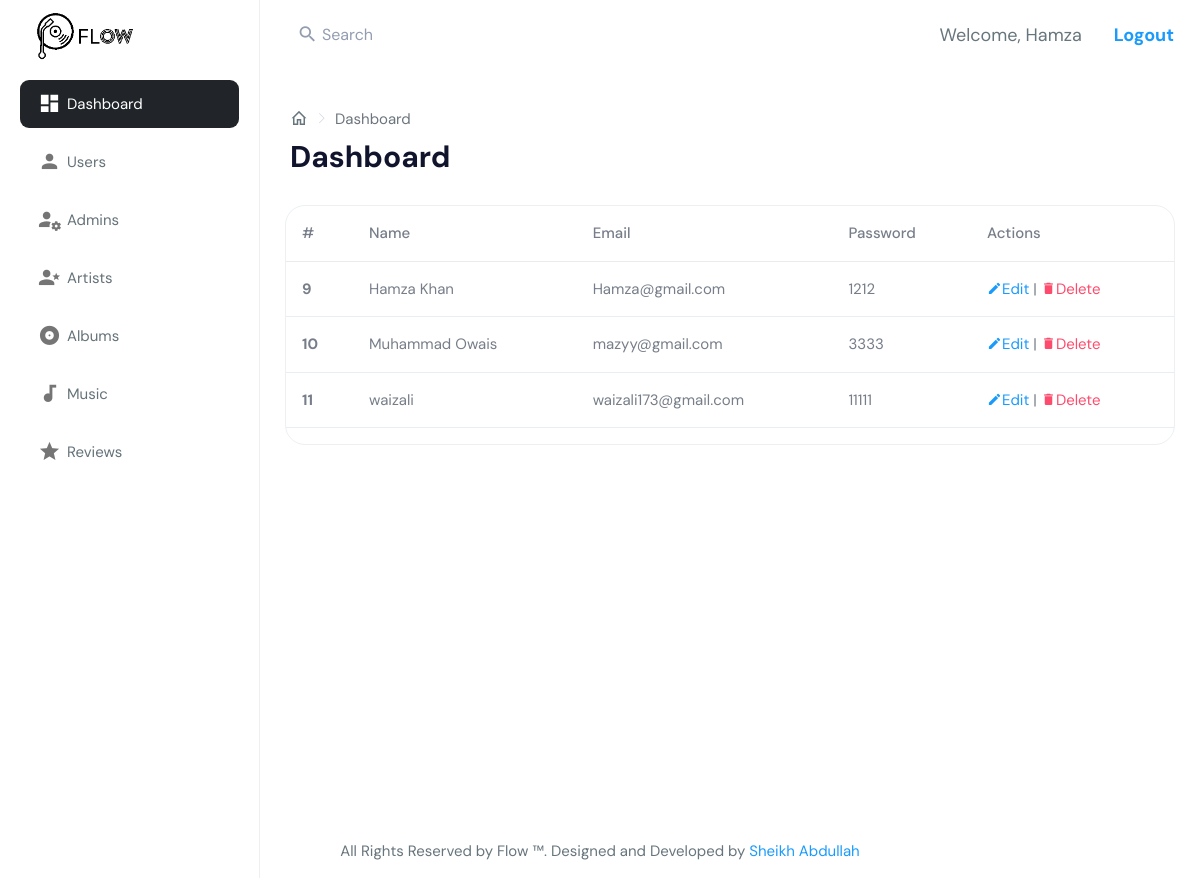
The app's page /admin/users/index.php (signed in) with its own data.
### tables this page shows
CREATE TABLE `users` (
  `user_id` int(11) NOT NULL,
  `user_name` varchar(50) NOT NULL,
  `user_email` varchar(50) NOT NULL,
  `user_password` varchar(50) NOT NULL,
  `user_img` mediumblob DEFAULT NULL
);

### helpers/database.php (called while the page is built, shortened)
<?php
  class Database
  {
    public $conn;
    function __construct()
    {
      $this->conn = mysqli_connect("localhost", "root", "", "flow");
    }
    public function select($table, $cols, $conds="")
    {
      $query = "SELECT $cols FROM $table";
      $this->res = mysqli_query($this->conn, $query);
    }
  }
?>

### admin/users/index.php (the view, shortened to what this page needs)
<?php
  include $_SERVER['DOCUMENT_ROOT'].'/flow/helpers/database.php';
  $db = new Database();
  $db->select('users', '*');
  $users = $db->res;
?>
<!DOCTYPE html>
<html dir="ltr" lang="en">
<head>
    <?php include $_SERVER['DOCUMENT_ROOT'].'/flow/admin/components/headtag.php' ?>
</head>
<body>
    <?php include $_SERVER['DOCUMENT_ROOT'].'/flow/admin/components/navbar.php' ?>
    <?php include $_SERVER['DOCUMENT_ROOT'].'/flow/admin/components/sidebar.php' ?>
    <div class="page-wrapper">
      <?php include $_SERVER['DOCUMENT_ROOT'].'/flow/admin/components/breadcrumb.php' ?>
      <div class="container-fluid py-0">
                <div class="row">
                    <div class="col-12">
                        <div class="card">
                            <div class="card-body p-0">
                            <div class="table-responsive">
                                    <table class="table">
                                        <thead>
                                            <tr>
                                                <th scope="col">#</th>
                                                <th scope="col">Name</th>
                                                <th scope="col">Email</th>
                                                <th scope="col">Password</th>
                                                <th scope="col">Actions</th>
                                            </tr>
                                        </thead>
                                        <tbody>
                                          <?php
                                            while ($row = mysqli_fetch_assoc($users)) {
                                          ?>
                                            <tr>
                                                <th scope="row"><?php echo $row['user_id'] ?></th>
                                                <td><?php echo $row['user_name'] ?></td>
                                                <td><?php echo $row['user_email'] ?></td>
                                                <td><?php echo $row['user_password'] ?></td>
                                                <td>
                                                    <a href="./edit.php?id=<?php echo $row['user_id'] ?>" class="text-info"><i class="mdi mdi-pencil"></i>Edit</a> |
                                                    <i class="mdi mdi-delete text-danger fst-normal" role="button" data-bs-toggle="modal" data-bs-target="#exampleModal<?php echo $row['user_id']?>">Delete</i>
                                                </td>
                                            </tr>
                                          <?php } ?>
                                        </tbody>
                                    </table>
                                </div>
                            </div>
                            </div>
                        </div>
                    </div>
                </div>
            </div>
    </div>
    <?php include $_SERVER['DOCUMENT_ROOT'].'/flow/admin/components/footer.php' ?>
</body>
</html>

### admin/components/headtag.php (shortened to what this page needs)
<link href="http://<?php echo $_SERVER['SERVER_NAME'].":".$_SERVER['SERVER_PORT']?>/flow/admin/assets/libs/chartist/dist/chartist.min.css" rel="stylesheet">
<link href="http://<?php echo $_SERVER['SERVER_NAME'].":".$_SERVER['SERVER_PORT']?>/flow/admin/assets/libs/chartist-plugin-tooltips/dist/chartist-plugin-tooltip.css" rel="stylesheet">
<link href="http://<?php echo $_SERVER['SERVER_NAME'].":".$_SERVER['SERVER_PORT']?>/flow/admin/dist/css/style.min.css" rel="stylesheet">
<link href="http://<?php echo $_SERVER['SERVER_NAME'].":".$_SERVER['SERVER_PORT']?>/flow/dist/css/custom.css" rel="stylesheet">

### admin/components/navbar.php (shortened to what this page needs)
<div id="main-wrapper" data-layout="vertical" data-navbarbg="skin5" data-sidebartype="full"
    data-sidebar-position="absolute" data-header-position="absolute" data-boxed-layout="full">
<header class="topbar" data-navbarbg="skin6">
  <nav class="navbar top-navbar navbar-expand-md navbar-light">
    <div class="navbar-header" data-logobg="skin6">
        <a class="navbar-brand" href="http://<?php echo $_SERVER['SERVER_NAME'].":".$_SERVER['SERVER_PORT']?>/flow/admin/index.php">
            <b class="logo-icon">
                <img src="http://<?php echo $_SERVER['SERVER_NAME'].":".$_SERVER['SERVER_PORT']?>/flow/dist/img/core-img/flow-dark.png" width="100px" alt="homepage" class="dark-logo" />
            </b>
        </a>
    </div>
    <div class="navbar-collapse collapse" id="navbarSupportedContent" data-navbarbg="skin5">
        <ul class="navbar-nav float-start me-auto">
            <li class="nav-item search-box"> <a class="nav-link waves-effect waves-dark"
                    href="javascript:void(0)"><i class="mdi mdi-magnify me-1"></i> <span class="font-16">Search</span></a>
            </li>
        </ul>
        <ul class="navbar-nav float-end">
            <li class="nav-item d-flex align-items-center mx-3 fs-4">
                Welcome, <?php echo $_SESSION['admin'] ?>
            </li>
            <li class="nav-item d-flex align-items-center mx-3 fs-4">
               <a href="http://<?php echo $_SERVER['SERVER_NAME'].":".$_SERVER['SERVER_PORT']?>/flow/helpers/logout.php"><b>Logout</b></a>
            </li>
        </ul>
    </div>
  </nav>
</header>

### admin/components/sidebar.php (shortened to what this page needs)
<aside class="left-sidebar" data-sidebarbg="skin6">
    <div class="scroll-sidebar">
        <nav class="sidebar-nav">
            <ul id="sidebarnav">
                <li class="sidebar-item" id="sidebar-item-0">
                    <a class="sidebar-link waves-effect waves-dark sidebar-link"
                        href="http://<?php echo $_SERVER['SERVER_NAME'].":".$_SERVER['SERVER_PORT']?>/flow/admin" aria-expanded="false">
                        <i class="mdi mdi-view-dashboard"></i>
                        <span class="hide-menu">Dashboard</span>
                    </a>
                </li>
                <li class="sidebar-item" id="sidebar-item-1">
                    <a class="sidebar-link waves-effect waves-dark sidebar-link"
                        href="http://<?php echo $_SERVER['SERVER_NAME'].":".$_SERVER['SERVER_PORT']?>/flow/admin/users" aria-expanded="false">
                        <i class="mdi mdi-account"></i>
                        <span class="hide-menu">Users</span>
                    </a>
                </li>
                <li class="sidebar-item " id="sidebar-item-2">
                    <a class="sidebar-link waves-effect waves-dark"
                        href="http://<?php echo $_SERVER['SERVER_NAME'].":".$_SERVER['SERVER_PORT']?>/flow/admin/admins" aria-expanded="false">
                        <i class="mdi mdi-account-settings-variant"></i>
                        <span class="hide-menu">Admins</span>
                    </a>
                </li>
                <li class="sidebar-item" id="sidebar-item-3">
                    <a class="sidebar-link waves-effect waves-dark sidebar-link"
                        href="http://<?php echo $_SERVER['SERVER_NAME'].":".$_SERVER['SERVER_PORT']?>/flow/admin/artists" aria-expanded="false">
                        <i class="mdi mdi-account-star-variant"></i>
                        <span class="hide-menu">Artists</span>
                    </a>
                </li>
                <li class="sidebar-item" id="sidebar-item-4">
                    <a class="sidebar-link waves-effect waves-dark sidebar-link"
                        href="http://<?php echo $_SERVER['SERVER_NAME'].":".$_SERVER['SERVER_PORT']?>/flow/admin/albums" aria-expanded="false">
                        <i class="mdi mdi-album"></i>
                        <span class="hide-menu">Albums</span>
                    </a>
                </li>
                <li class="sidebar-item" id="sidebar-item-5">
                    <a class="sidebar-link waves-effect waves-dark sidebar-link"
                        href="http://<?php echo $_SERVER['SERVER_NAME'].":".$_SERVER['SERVER_PORT']?>/flow/admin/music" aria-expanded="false">
                        <i class="mdi mdi-music-note"></i>
                        <span class="hide-menu">Music</span>
                    </a>
                </li>
                <li class="sidebar-item" id="sidebar-item-6">
                    <a class="sidebar-link waves-effect waves-dark sidebar-link"
                        href="http://<?php echo $_SERVER['SERVER_NAME'].":".$_SERVER['SERVER_PORT']?>/flow/admin/reviews" aria-expanded="false">
                        <i class="mdi mdi-star"></i>
                        <span class="hide-menu">Reviews</span>
                    </a>
                </li>
            </ul>
        </nav>
    </div>
</aside>

### admin/components/breadcrumb.php (shortened to what this page needs)
<div class="page-breadcrumb">
  <div class="row align-items-center">
    <div class="col-6">
      <nav aria-label="breadcrumb">
        <ol class="breadcrumb mb-0 d-flex align-items-center">
          <li class="breadcrumb-item">
            <a href="index.html" class="link"><i class="mdi mdi-home-outline fs-4"></i></a>
          </li>
          <li class="breadcrumb-item bc active" aria-current="page"></li>
        </ol>
      </nav>
      <h1 class="mb-0 fw-bold bc"></h1>
    </div>
  </div>
</div>

### admin/components/footer.php (shortened to what this page needs)
<footer class="footer text-center">
    All Rights Reserved by Flow &trade;. Designed and Developed by
    <a href="https://github.com/sheikh566">Sheikh Abdullah</a>
</footer>

### records on screen
users: user_id "9", user_name "Hamza Khan", user_email "Hamza@gmail.com", user_password "1212"
users: user_id "10", user_name "Muhammad Owais", user_email "mazyy@gmail.com", user_password "3333"
users: user_id "11", user_name "waizali", user_email "waizali173@gmail.com", user_password "11111"

### other values on screen
$_SESSION['admin'] "Hamza"
